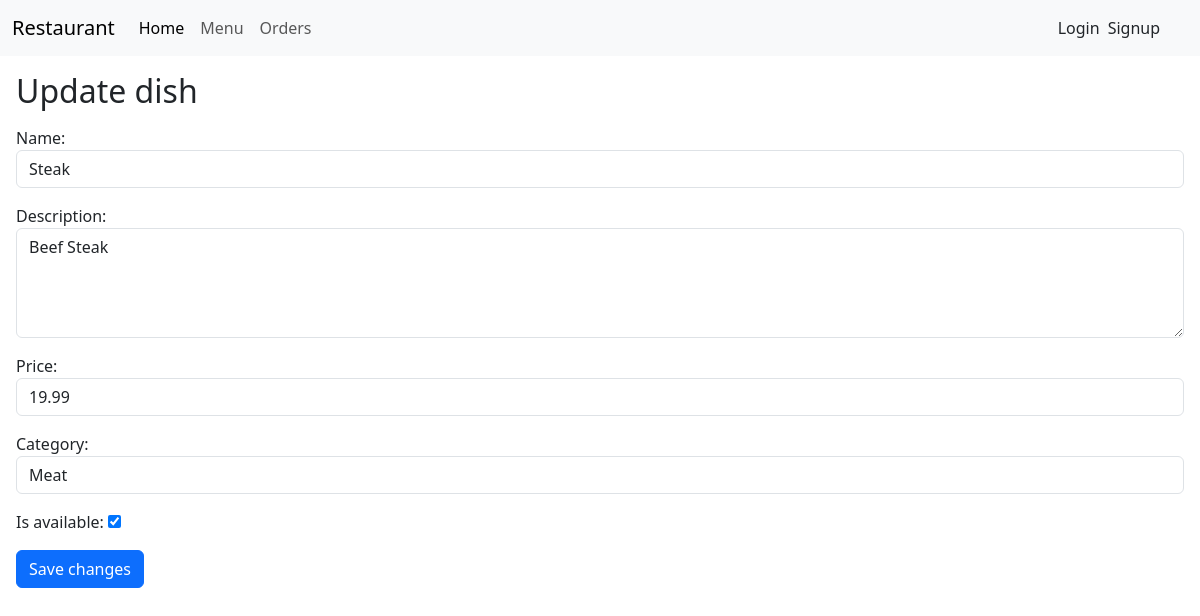
The page /restaurant/menu/1/edit on the database its author committed.
### menu/models.py (models this page shows, shortened)
class Dish(models.Model):
    name = models.CharField(max_length=50)
    description = models.CharField(max_length=100, blank=True)
    price = models.DecimalField(max_digits=4, decimal_places=2)
    category = models.ForeignKey(
        Category, on_delete=models.CASCADE, related_name="dishes"
    )
    is_available = models.BooleanField(default=True)

class Category(models.Model):
    name = models.CharField(max_length=20)
    def __str__(self):
        return self.name

### menu/views.py (the view)
# urls.py: path("<int:id>/edit", views.edit_dish, name="edit"),
def edit_dish(request, id):
    dish = get_object_or_404(Dish, id=id)
    if request.method == "POST":
        form = DishForm(request.POST, instance=dish)
        if form.is_valid():
            form.save()
            return redirect("detail", id=dish.id)
    else:
        form = DishForm(instance=dish)
    return render(request, "edit.html", {"form": form})

### menu/forms.py
class DishForm(forms.ModelForm):
    class Meta:
        model = Dish
        fields = ("name", "description", "price", "category", "is_available")
        widgets = {
            "name": forms.TextInput(attrs={"class": "form-control"}),
            "description": forms.Textarea(attrs={"class": "form-control", "rows": 4}),
            "price": forms.NumberInput(attrs={"class": "form-control"}),
            "category": forms.Select(attrs={"class": "form-control"}),
            "is_available": forms.CheckboxInput(attrs={"class": "form-control-input"}),
        }

### templates/edit.html (shortened to what this page needs)
<!DOCTYPE html>
<html lang="en">
  <head>
  </head>
  <body>
    {% extends 'base.html' %} {% block content %}
    <h2 class="m-3">Update dish</h2>
    <form method="post" class="m-3">
      {% csrf_token %} {{ form.as_p}}
      <button type="submit" class="btn btn-primary">Save changes</button>
    </form>
    {% endblock %}

### rows shown on the page
Dish: name "Steak", description "Beef Steak", price "19.99", category "Meat", is_available "☑"
